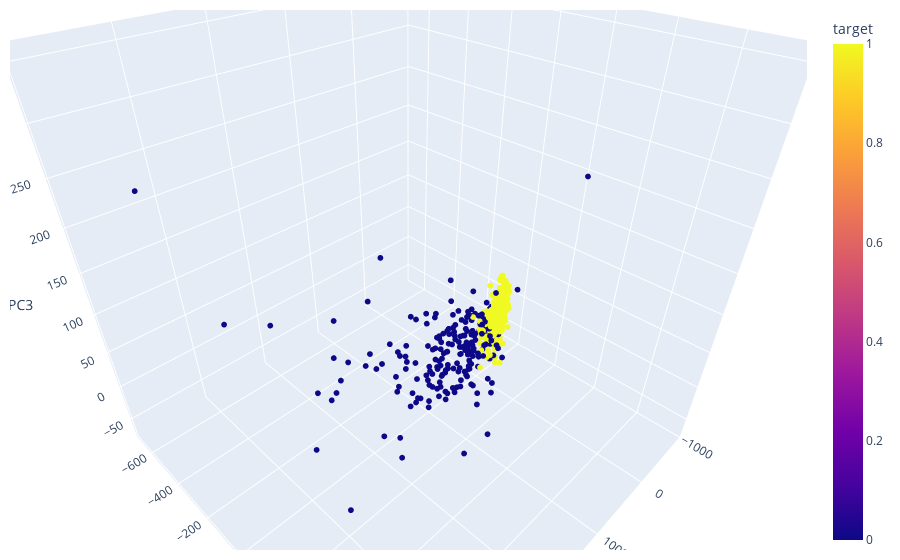

Notebook code for this chart:
### Code cell
import plotly.express as px

fig = px.scatter_3d(new_df, x='PC1', y='PC2', z='PC3', color='target')
# Update marker size
fig.update_traces(marker=dict(size=2))
fig.update_layout(scene=dict(
                    xaxis_title='PC1',
                    yaxis_title='PC2',
                    zaxis_title='PC3'),
                  width=900,
                  margin=dict(r=20, b=10, l=10, t=10))
fig.show()

### Figure 1 — Plotly figure (JSON) as saved in the notebook; plotly's stock layout.template omitted (floating-point values rounded to 4 significant figures; data arrays with more than 128 entries replaced by an {"elided": "..."} marker saying what was removed)
{"data": [{"hovertemplate": "PC1=%{x}<br>PC2=%{y}<br>PC3=%{z}<br>target=%{marker.color}<extra></extra>", "legendgroup": "", "marker": {"color": {"elided": "569 int values"}, "coloraxis": "coloraxis", "size": 2, "symbol": "circle"}, "mode": "markers", "name": "", "scene": "scene", "showlegend": false, "type": "scatter3d", "x": {"elided": "569 float values"}, "y": {"elided": "569 float values"}, "z": {"elided": "569 float values"}}], "layout": {"autosize": true, "coloraxis": {"colorbar": {"title": {"text": "target"}}, "colorscale": [[0, "#0d0887"], [0.1111, "#46039f"], [0.2222, "#7201a8"], [0.3333, "#9c179e"], [0.4444, "#bd3786"], [0.5556, "#d8576b"], [0.6667, "#ed7953"], [0.7778, "#fb9f3a"], [0.8889, "#fdca26"], [1, "#f0f921"]]}, "legend": {"tracegroupgap": 0}, "margin": {"b": 10, "l": 10, "r": 20, "t": 10}, "scene": {"aspectmode": "auto", "aspectratio": {"x": 1, "y": 1, "z": 1}, "camera": {"center": {"x": 0, "y": 0, "z": 0}, "eye": {"x": 0.814, "y": 0.814, "z": 0.814}, "projection": {"type": "perspective"}, "up": {"x": -0.01348, "y": 0.01366, "z": 0.9998}}, "domain": {"x": [0, 1], "y": [0, 1]}, "xaxis": {"title": {"text": "PC1"}, "type": "linear"}, "yaxis": {"title": {"text": "PC2"}, "type": "linear"}, "zaxis": {"title": {"text": "PC3"}, "type": "linear"}}}}
